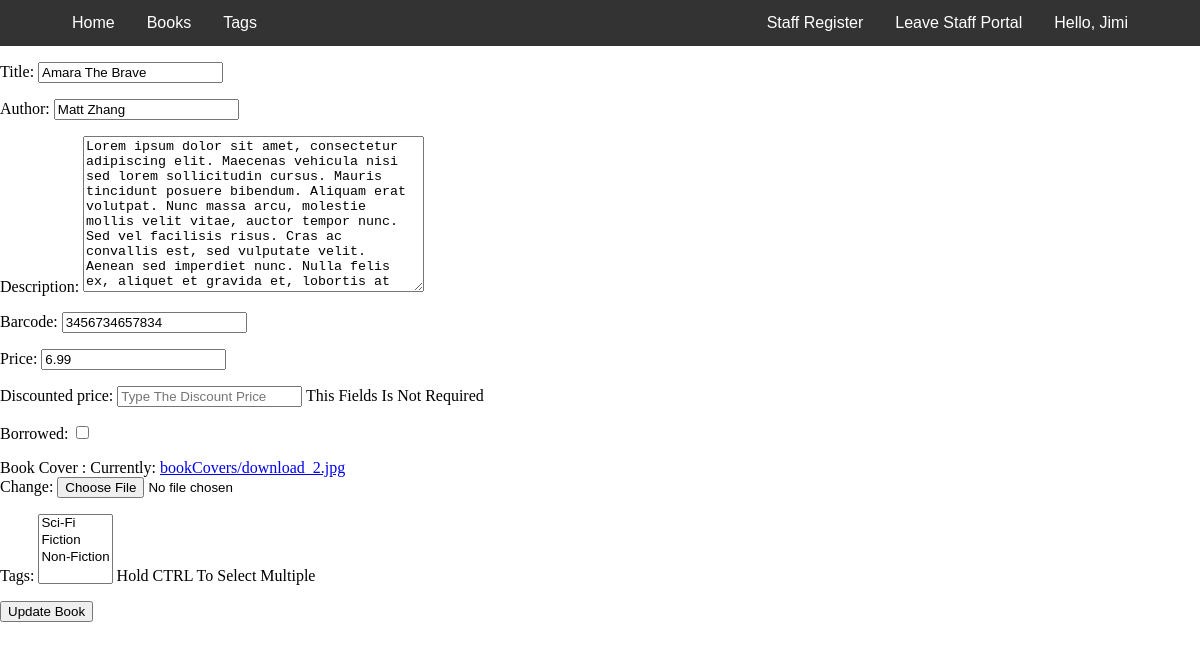
The app's page /staff/book/update/24 (signed in), older data.
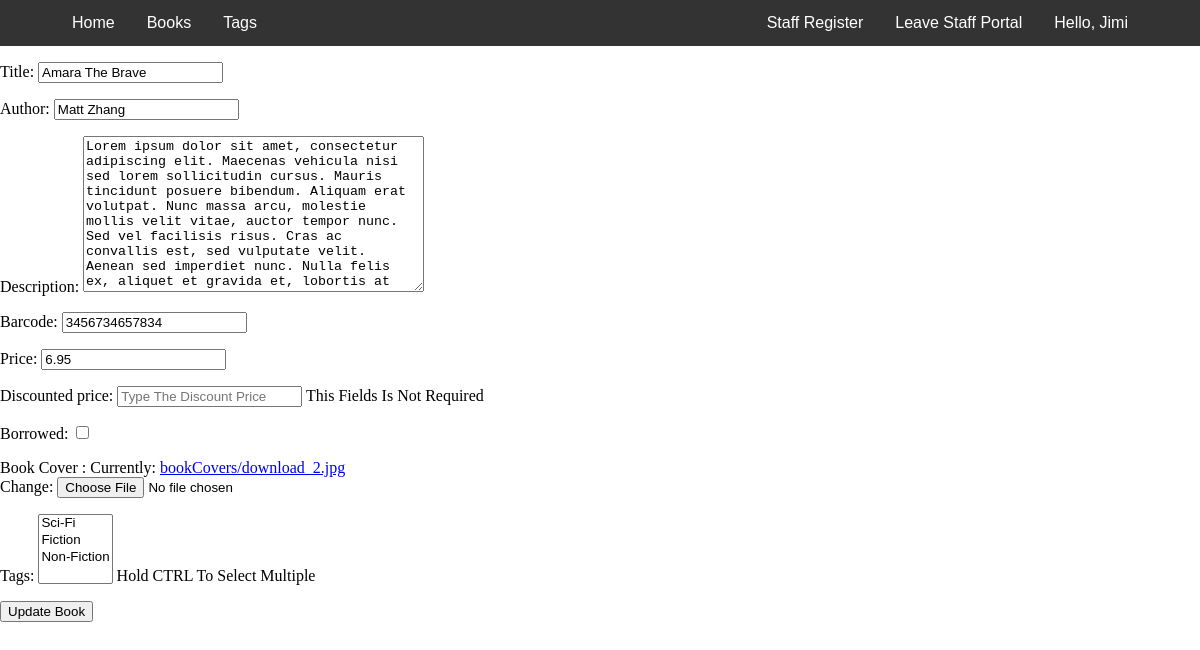
The same page, newer data.
### Inventory/models.py (models this page shows, shortened)
class Book(models.Model):
    title = models.CharField(max_length=100)
    author = models.CharField(max_length=100)
    description = models.CharField(max_length=400)
    barcode = models.CharField(max_length=13)
    price = models.DecimalField(max_digits=10, decimal_places=2)
    discounted_price = models.DecimalField(max_digits=10,
                                           decimal_places=2,
                                           null=True,
                                           blank=True)
    borrowed = models.BooleanField(default=False)
    coverImage = models.ImageField(upload_to='bookCovers')
    tags = models.ManyToManyField(Tag)
    payment_id = models.CharField(max_length=200, null=True)
    product_id = models.CharField(max_length=200, null=True)

### Inventory/views.py (the view)
# urls.py: path('book/update/<int:id>', UpdateBookView.as_view(), name="updateBook"),
@method_decorator(decorators, name='dispatch')
class UpdateBookView(UpdateView):
    form_class = AddBookForm
    success_url = reverse_lazy('viewBooks')
    queryset = Book.objects.all()
    template_name = 'inventory/updateBook.html'
    def get_object(self):
        id = self.kwargs.get('id')
        return get_object_or_404(Book, id=id)

### Inventory/models.py (called while the page is built)
    def __str__(self):
        return self.name

### accounts/models.py (called while the page is built)
    @property
    def is_staff(self):
        return self.staff

### Inventory/templates/inventory/updateBook.html (shortened to what this page needs)
{% extends 'Sbase.html' %}
{% load static %}
{% block head %}
<link rel="stylesheet" href="{% static 'css/inventory/updateBook.css' %}">
{% endblock %}
{% block content %}
<div class="form-content">
  <form method="POST">
    {{ form.as_p }}
    <button type="submit">Update Book</button>
  </form>
</div>
{% endblock %}

Row changes from the older to the newer data that the page shows:
changed Book "Amara The Brave": price "6.99" → "6.95"
